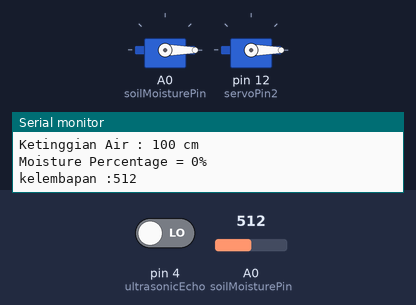
Recording of a sketch running on a simulated Arduino Uno, built with avr-gcc and run on an emulated ATmega328P. On the bench: 2 × servo, the last lines printed to the serial monitor. The inputs (shaded band) are chosen by the test bench; at power-on: A0 (soilMoisturePin) = 512, pin 4 (ultrasonicEcho) LOW.

Above: at 1.2 s.
1.3 s: A0 (soilMoisturePin) set to 32
5.2 s: A0 (soilMoisturePin) set to 28
At 8.1 s:
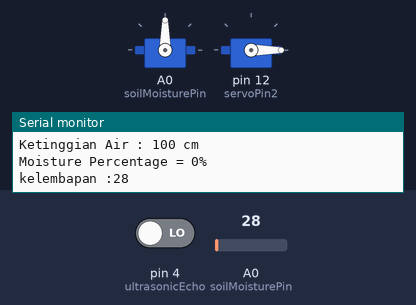
8.5 s: A0 (soilMoisturePin) set to 50
At 10.4 s:
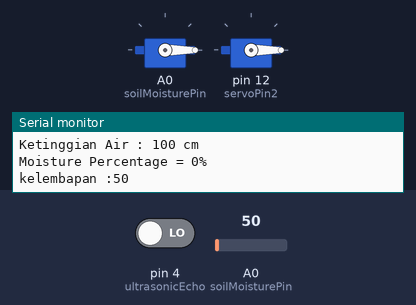
11.5 s: A0 (soilMoisturePin) set to 20
At 13.9 s:
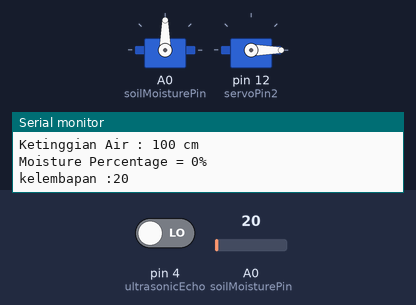
Timing chart, 0 to 15.4 s (numbered marks = the images above; inputs shaded):
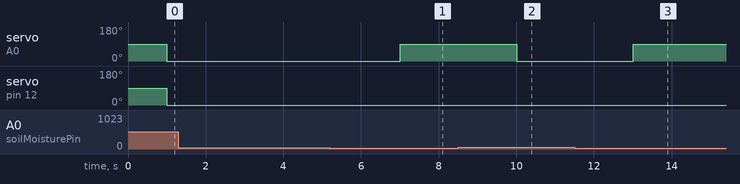

Measured:
- the behaviour switches between 30 and 29 on A0 (soilMoisturePin) (found by bisection; images 0 and 1)
- after the input at 5.2 s, servo on A0 (soilMoisturePin): 0° → 90° after 1.8 s
- after the input at 8.5 s, servo on A0 (soilMoisturePin): 90° → 0° after 1.5 s
- after the input at 11.5 s, servo on A0 (soilMoisturePin): 0° → 90° after 1.5 s

The sketch:

testtttecek.ino
```cpp
#include <Servo.h>

Servo myservo1;
Servo myservo2;
int pos1;
int pos2;
int soilMoistureValue;

const int soilMoisturePin = A0;
//int sensorValue = 0;
const int ultrasonicTrig = 5;
const int ultrasonicEcho = 4;
const int servoPin1 = 14;
const int servoPin2 = 12;


//Deklarasi variabel sensor kelembapan
float soilMoisture;
float kering,normal,basah;
unsigned char Kering() {
  if (soilMoisture <= 30.00){kering =1;}
  else if (soilMoisture >=30.00 && soilMoisture <=60.00){kering=(60-soilMoisture)/30;}
  else if (soilMoisture >= 60) {kering=0;}
  return kering;
}
unsigned char Normal() {
  if (soilMoisture <= 30.00){normal =0;}
  else if (soilMoisture >=30.00 && soilMoisture <=60.00){normal=(60-soilMoisture)/30;}
  else if (soilMoisture >=60.00 && soilMoisture <=90.00){normal=(90-soilMoisture)/30;}
  else if (soilMoisture >= 90) {normal=0;}
  return normal;
}
unsigned char Basah() {
  if (soilMoisture <= 60.00){basah =0;}
  else if (soilMoisture >=60.00 && soilMoisture <=90.00){basah=(90-soilMoisture)/60;}
  else if (soilMoisture >= 90) {basah=1;}
  return basah;
}
//Deklarasi variabel ketinggian air
float waterLevel;
float rendah,sedang,tinggi;
unsigned char Rendah() {
  if (waterLevel <= 20){rendah =1;}
  else if (waterLevel >=20 && waterLevel <=30){rendah=(30-waterLevel)/20;}
  else if (waterLevel >=30){rendah =0;}
  return rendah;
}
unsigned char Sedang () {
  if (waterLevel <=20) {sedang =0;}
  else if (waterLevel >=20&& waterLevel <=40){sedang=(waterLevel-20)/20;}
  else if (waterLevel >=50 && waterLevel <=70){sedang=(70-waterLevel)/20;}
  else if (waterLevel >=70){sedang =0;}
  return sedang;
}
unsigned char Tinggi () {
  if (waterLevel <=60) {tinggi =0;}
  else if (waterLevel >=60 && waterLevel <=80) {tinggi=(waterLevel-60)/20;}
  else if (waterLevel >=80) {tinggi=1;}
  return tinggi;
}
void fuzzifikasi() {
  //kelembapan
  Kering();
  Normal();
  Basah();
  //ketinggian Air
  Rendah();
  Sedang();
  Tinggi();
}

int ultrasonicDistance() {
  long duration, distance, jarak;
  digitalWrite(ultrasonicTrig, LOW);
  delayMicroseconds(2);
  digitalWrite(ultrasonicTrig, HIGH);
  delayMicroseconds(10);
  digitalWrite(ultrasonicEcho, LOW);
  duration = pulseIn(ultrasonicEcho , HIGH);
  distance = duration / 58.2;
  jarak = 100-distance;
  Serial.print("Ketinggian Air : ");
  Serial.print(jarak);
  Serial.println(" cm");
  return distance;
}

int sensorkelembapan() {
  int moisturePercentage, sensorMoistureValue;
  sensorMoistureValue = analogRead(soilMoisturePin);
  moisturePercentage= (sensorMoistureValue/1023)*100;
  Serial.print("Moisture Percentage = ");
  Serial.print(moisturePercentage);
  Serial.print("%\n");
  return moisturePercentage;
}

///////////////////////////////////////////////////////////////////////////////////////////
void setup() {
  Serial.begin(9600);
  myservo1.attach(servoPin1);
  myservo2.attach(servoPin2);
  pinMode(ultrasonicTrig, OUTPUT);
  pinMode(ultrasonicEcho, INPUT);
}

void loop() {
  int waterLevelValue = ultrasonicDistance();
  int soilMoistureValue = sensorkelembapan();
  soilMoistureValue = analogRead(soilMoisturePin);
  Serial.print("kelembapan :");
  Serial.println(soilMoistureValue);

  if (soilMoistureValue <= 60 && waterLevelValue <= 30) {
    pos1 = 90;
    pos2 = 0;
  } else if (soilMoistureValue >= 60 && waterLevelValue <= 30) {
    pos1 = 0;
    pos2 = 0;
  }
  if (soilMoistureValue >=30 && soilMoistureValue <=90 && waterLevelValue <=30) {
    pos1 = 0;
    pos2 = 0;
  } else if (soilMoistureValue >=60 && waterLevelValue >=20 && waterLevelValue <=70) {
    pos1 = 0;
    pos2 = 0;
  }
  if (soilMoistureValue >= 30 && waterLevelValue >=20 && waterLevelValue <= 70) {
    pos1 = 0;
    pos2 = 90;
  } else if (soilMoistureValue >= 30 && waterLevelValue >= 80) {
    pos1 = 0;
    pos2 = 90;
  }

  myservo1.write(pos1);
  myservo2.write(pos2);
  delay(2000);
}
```
